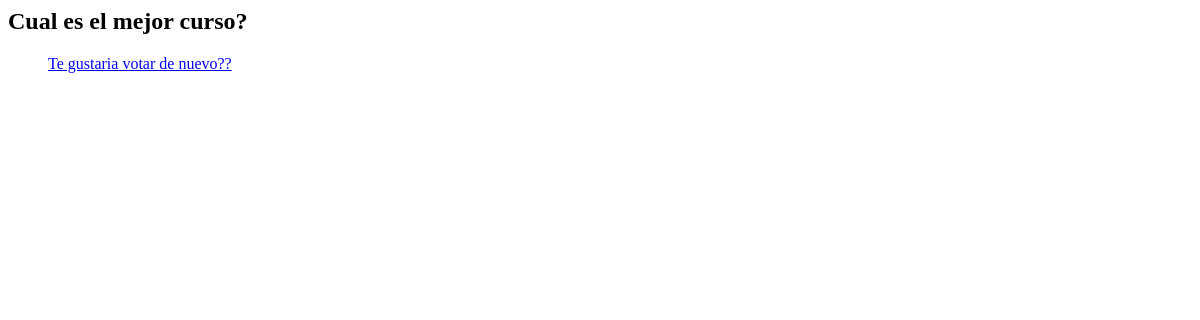
/polls/1/results/, run on an earlier commit of the app's database.
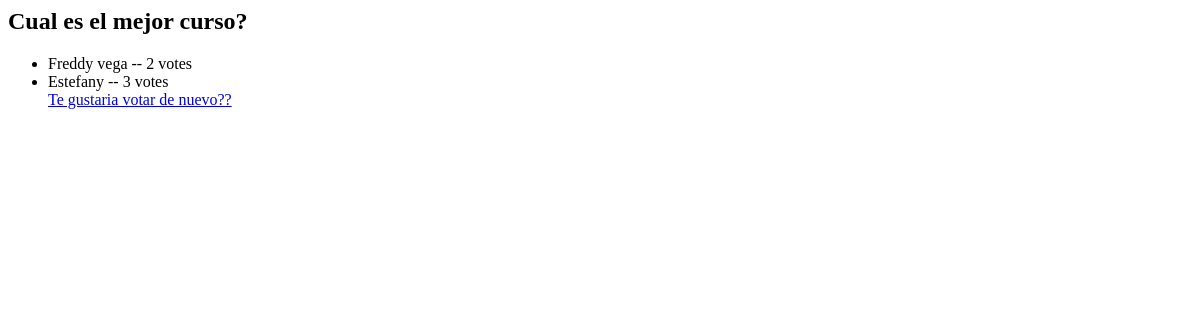
And on a later commit of the database.
### polls/models.py (models this page shows)
class Question(models.Model):
    question_text = models.CharField(max_length=200)
    pub_date = models.DateTimeField('date published')
    description = models.TextField(null=True, blank=True)

class Choice(models.Model):
    question = models.ForeignKey(Question, on_delete=models.CASCADE)
    choice_text = models.CharField(max_length=200)
    votes = models.IntegerField(default=0)

### polls/views.py (the view)
# urls.py: path('<int:question_id>/results/', views.results, name='results'),
def results(request, question_id):
    question  = get_object_or_404(Question, pk=question_id)
    return render(request, 'polls/results.html', {'question': question})

### polls/templates/polls/results.html
<h2>
{{question.question_text}}
</h2>
<ul>
{% for choice in question.choice_set.all %}
    <li>{{choice.choice_text}} -- {{choice.votes}} vote{{choice.votes|pluralize}}</li>
{% endfor %}
<a href="{% url 'polls:details' question.id %}">Te gustaria votar de nuevo??</a>

What changed in the data, as far as the page shows it:
added Choice: choice_text "Freddy vega", votes "2"
added Choice: choice_text "Estefany", votes "3"
